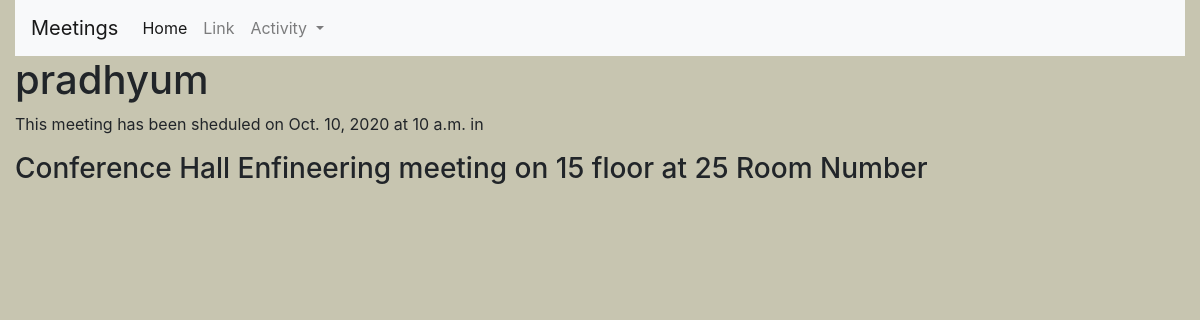
Screenshot of /meeting/11 with the database file from the repository.
### meeting/models.py (models this page shows, shortened)
class Meeting(models.Model):
    title = models.CharField(max_length=200)
    date = models.DateField()
    start_time = models.TimeField(default=time(10))
    duration = models.IntegerField(default=1)
    room = models.ForeignKey(Room, on_delete=models.CASCADE)

class Room(models.Model):
    name = models.CharField(max_length=250)
    floor_number = models.IntegerField()
    room_number = models.IntegerField()
    def __str__(self):
        return f"{self.name} meeting on {self.floor_number} floor at {self.room_number} Room Number"

### meeting/views.py (the view)
# urls.py: path('<int:id>', details, name='details'),
def details(request, id):
    meeting = get_object_or_404(Meeting, pk=id)
    return render(request, "meeting/details.html", {'meeting': meeting,
                                                    'message': "Created By Pradhyum Vyas",
                                                    'date': (datetime.today().date())})

### meeting/templates/meeting/details.html (shortened to what this page needs)
{% extends 'base.html' %}
{% block content %}
<div class="container-fluid pradhyum">
    <h1>{{meeting.title}}</h1>
    <p>This meeting has been sheduled on {{meeting.date}} at {{meeting.start_time}} in
    <h3>{{meeting.room}}</h3>
    </p>
</div>
{% endblock %}

### website/static/website/main.css (style rules this page uses)
body { background-color: rgb(199, 197, 176); }

### rows the page displays
Meeting: title "pradhyum", date "Oct. 10, 2020", start_time "10 a.m.", room "Conference Hall Enfineering meeting on 15 floor at 25 Room Number"
